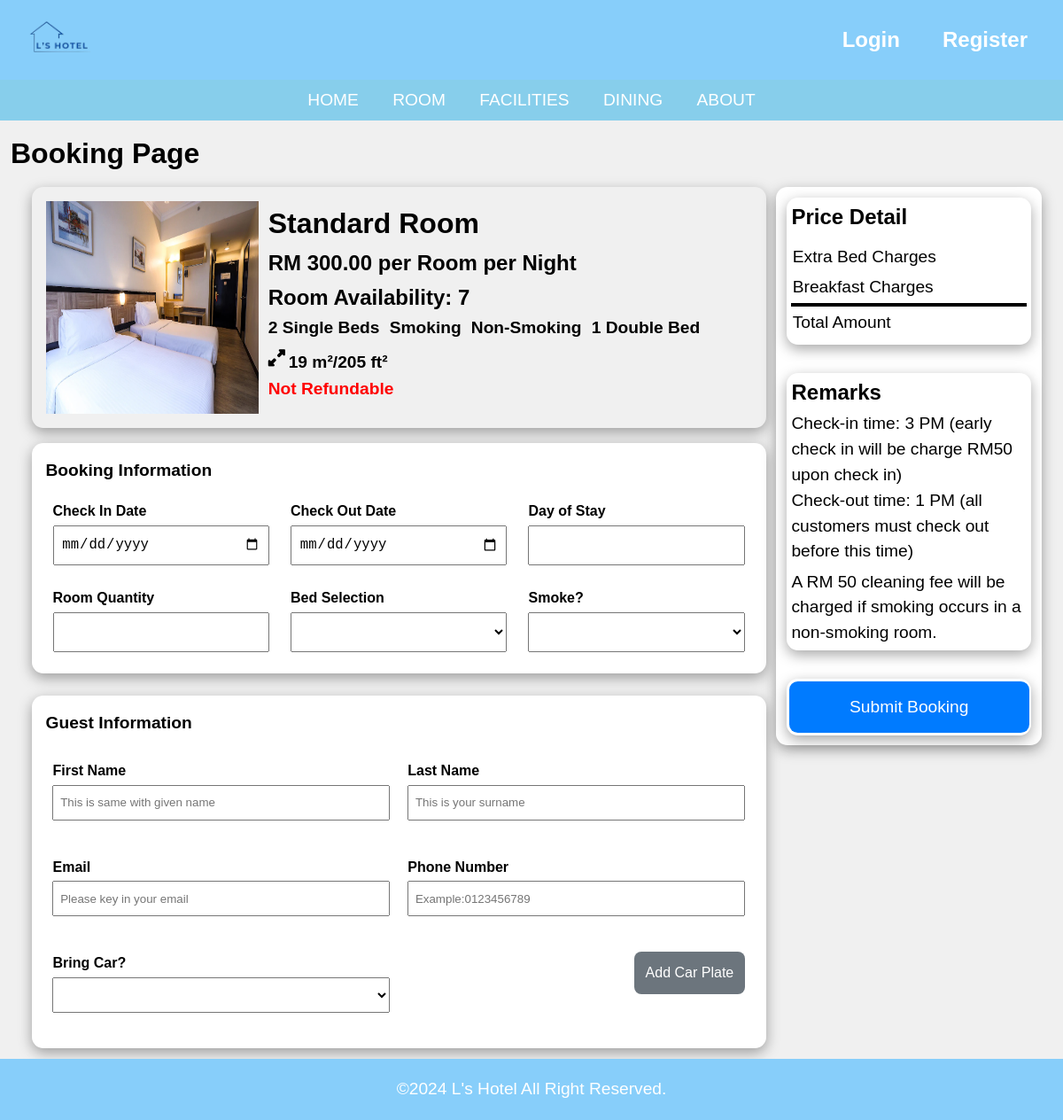
The app's page /booking.php?roomType=Standard Room, older data.
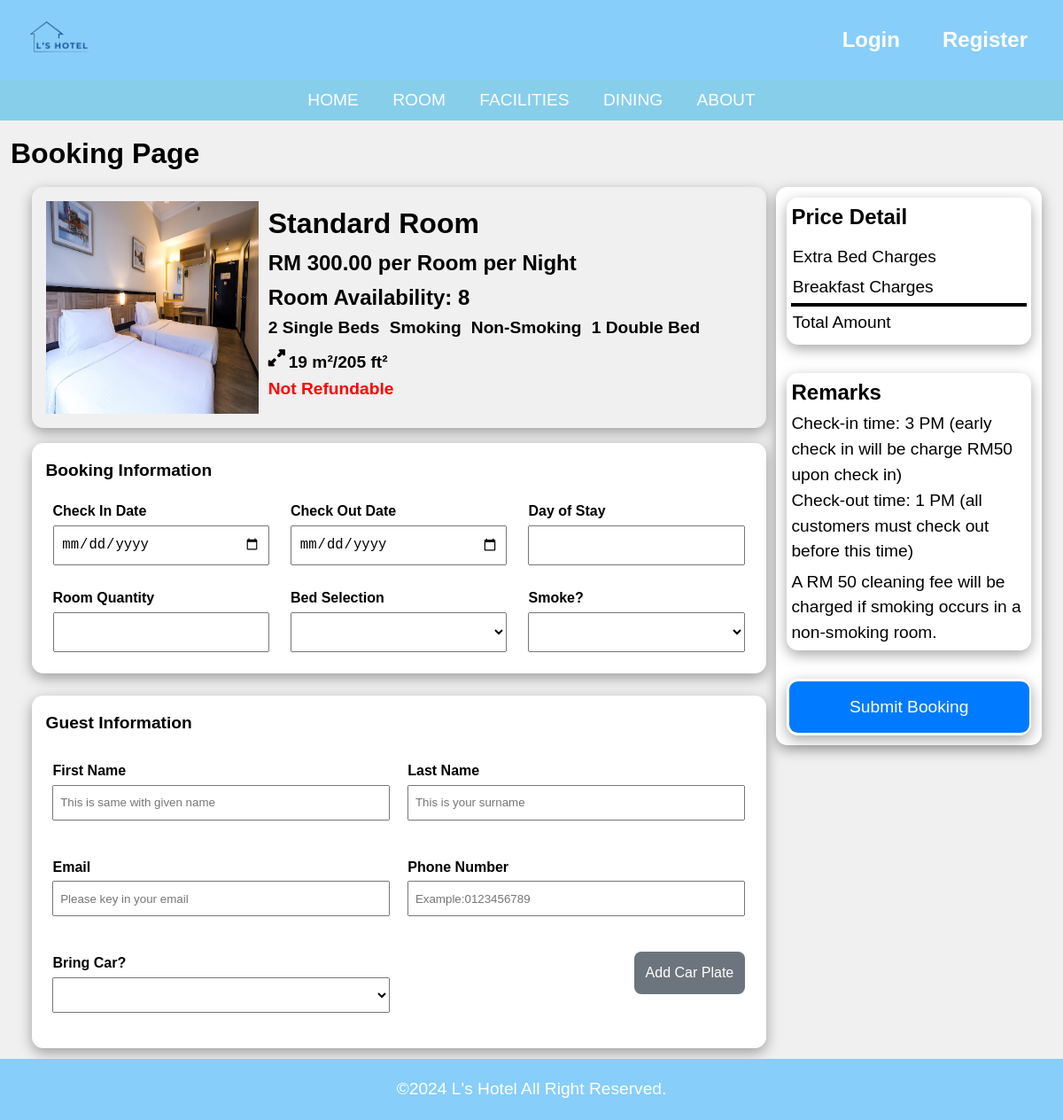
The same page, newer data.
### tables this page shows
CREATE TABLE `rooms` (
  `room_id` int(11) NOT NULL,
  `room_type` varchar(255) NOT NULL,
  `room_level` int(3) NOT NULL,
  `room_price` decimal(10,2) NOT NULL,
  `room_features` text DEFAULT NULL,
  `room_facilities` text DEFAULT NULL,
  `room_size` varchar(50) DEFAULT NULL,
  `room_availability` int(11) DEFAULT NULL,
  `room_description` text DEFAULT NULL,
  `room_images` text DEFAULT NULL
);

### booking.php (the view, shortened to what the changed rows need)
<?php
require 'config.php';
function sanitizeInput($data) {
    return htmlspecialchars(trim($data));
}
$room_type = isset($_GET['roomType']) ? sanitizeInput($_GET['roomType']) : 'Default Room';
$price = 'xxx';
$features = [];
$size = 'N/A';
$availability = 0;
$sql = "SELECT * FROM rooms WHERE room_type = ?";
$stmt = $conn->prepare($sql);
$stmt->bind_param('s', $room_type);
$stmt->execute();
$result = $stmt->get_result();
if ($result->num_rows > 0) {
    $row = $result->fetch_assoc();
    $price = $row['room_price'];
    $features = explode(',', $row['room_features']);
    $size = $row['room_size'];
    $availability = $row['room_availability'];
}
?>
<!DOCTYPE html>
<html lang="en">
<head>
    <link rel="stylesheet" href="https://cdnjs.cloudflare.com/ajax/libs/font-awesome/6.0.0-beta3/css/all.min.css">
    <link rel="stylesheet" type="text/css" href="css/style.css?v=<?php echo time(); ?>">
    <link rel="stylesheet" type="text/css" href="css/booking.css?v=<?php echo time(); ?>">
</head>
<body>
    <div class="booking-container">
        <div class="roomtype-card">
            <div class="room-type-box">
                <div class="room-type-info">
                    <div class="room-type-header">
                        <span id="room-type-name"><?php echo htmlspecialchars($room_type); ?></span>
                    </div>
                    <div class="room-price-card">
                        <span id="room-price">RM <?php echo htmlspecialchars($price); ?> per Room per Night</span>
                        <span id="room-availability">Room Availability: <?php echo htmlspecialchars($availability); ?></span>
                    </div>
                    <div class="room-features" id="room-features">
                        <?php
                        foreach ($features as $feature) {
                            echo '<span class="feature-item">' . htmlspecialchars($feature) . '</span>';
                        }
                        ?>
                    </div>
                    <span class="size" id="room-size"><i class="fa-solid fa-up-right-and-down-left-from-center"></i> <?php echo htmlspecialchars($size); ?></span>
                    <span class="refund">Not Refundable</span>
                </div>
            </div>
        </div>
    </div>
</body>
</html>

Row changes from the older to the newer data that the page shows:
changed rooms "2 Single Beds": room_availability "7" → "8"
